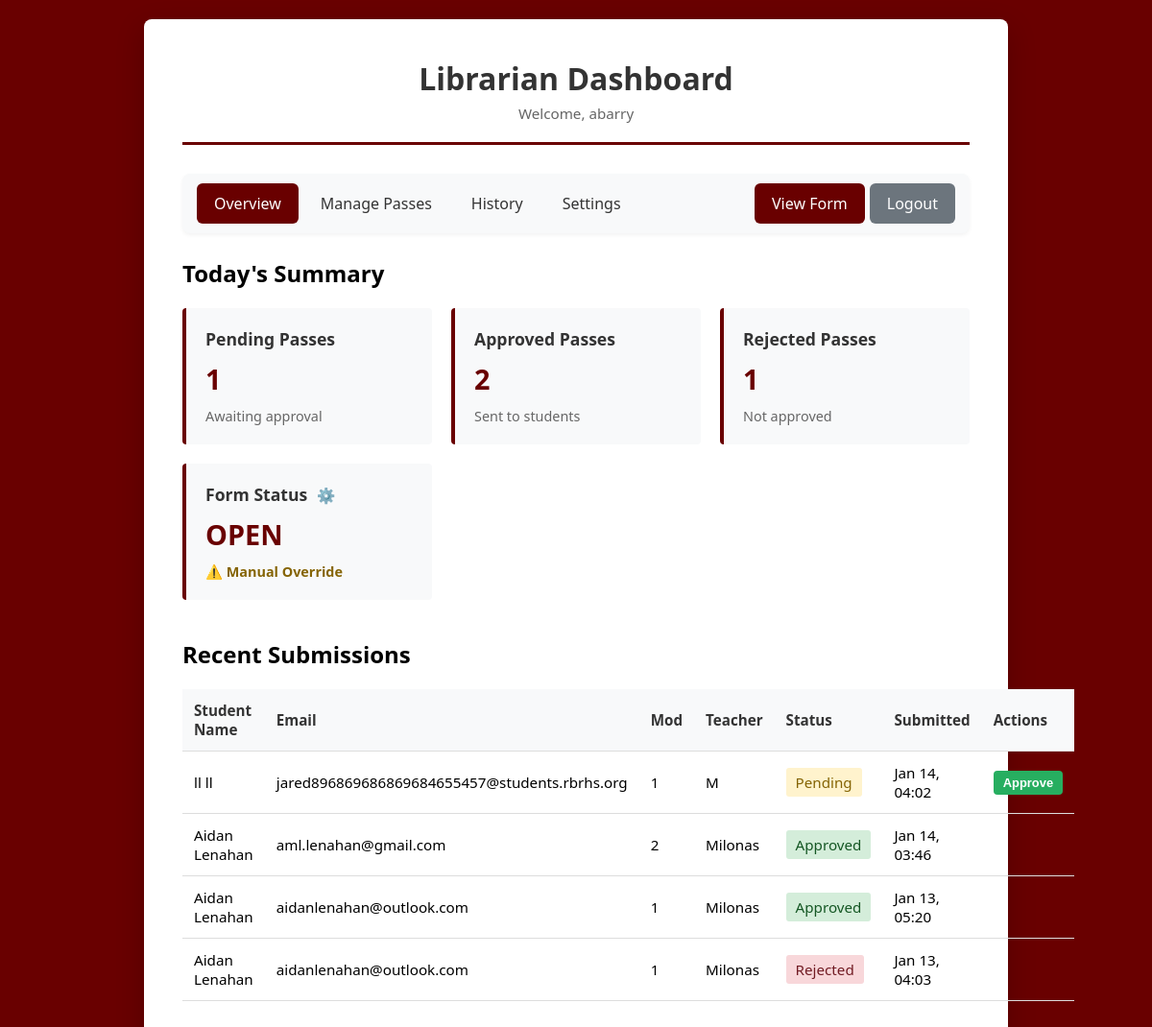
Screenshot of /dashboard.php (signed in) with the database file from the repository.
### tables this page shows
CREATE TABLE IF NOT EXISTS `passes_current` (
  `id` int NOT NULL AUTO_INCREMENT,
  `first_name` varchar(50) NOT NULL,
  `last_name` varchar(50) NOT NULL,
  `email` varchar(100) NOT NULL,
  `teacher_name` varchar(100) NOT NULL,
  `mod` int NOT NULL,
  `activities` text NOT NULL,
  `agreement_checked` tinyint(1) DEFAULT '0',
  `status` enum('pending','approved','rejected') DEFAULT 'pending',
  `pass_code` varchar(20) DEFAULT NULL,
  `sent_at` timestamp NULL DEFAULT NULL,
  `created_at` timestamp NULL DEFAULT CURRENT_TIMESTAMP,
  `updated_at` timestamp NULL DEFAULT CURRENT_TIMESTAMP ON UPDATE CURRENT_TIMESTAMP,
  PRIMARY KEY (`id`),
  UNIQUE KEY `pass_code` (`pass_code`)
);

### includes/functions.php (called while the page is built, shortened)
<?php
function isFormOpen($pdo) {
    $devStmt = $pdo->query("SELECT bypass_time_restrictions FROM dev_settings LIMIT 1");
    $devSettings = $devStmt->fetch();
    $stmt = $pdo->query("SELECT form_auto_open, form_open_time, form_close_time, form_status_override, form_status_manual, disable_weekends FROM settings LIMIT 1");
    $settings = $stmt->fetch();
    if ($settings['form_status_override']) {
        return $settings['form_status_manual'] === 'open';
    }
    $currentTime = date('H:i:s');
    $openTime = $settings['form_open_time'];
    $closeTime = $settings['form_close_time'];
    return $currentTime >= $openTime && $currentTime < $closeTime;
}
function getSettings($pdo) {
    $stmt = $pdo->query("SELECT * FROM settings LIMIT 1");
    return $stmt->fetch();
}
?>

### dashboard.php (the view, shortened to what this page needs)
<?php
require_once 'includes/config.php';
require_once 'includes/functions.php';
$librarian = $_SESSION['librarian_username'];
$action = $_GET['action'] ?? 'overview';
$settings = getSettings($pdo);
if (!$settings['auto_approval']) {
    try {
        $pdo->exec("
            UPDATE passes_current
            SET status = 'rejected'
            WHERE status = 'pending'
            AND DATE(created_at) < CURDATE()
        ");
    } catch (Exception $e) {
        error_log("Error auto-rejecting old pending passes: " . $e->getMessage());
    }
}
$currentPassesStmt = $pdo->query("
    SELECT * FROM passes_current
    ORDER BY created_at DESC
    LIMIT 100
");
$currentPasses = $currentPassesStmt->fetchAll();
$countStmt = $pdo->query("
    SELECT
        status,
        COUNT(*) as count
    FROM passes_current
    GROUP BY status
");
$statusCounts = [];
while ($row = $countStmt->fetch()) {
    $statusCounts[$row['status']] = $row['count'];
}
?>
<!DOCTYPE html>
<html lang="en">
<head>
    <link rel="stylesheet" href="css/style.css">
</head>
<body>
    <div class="container">
        <div class="header">
            <h1>Librarian Dashboard</h1>
            <p>Welcome, <?php echo htmlspecialchars($librarian); ?></p>
        </div>
        <nav style="background: #f8f9fa; border-radius: 8px; padding: 10px 15px; margin-bottom: 25px; display: flex; align-items: center; gap: 5px; box-shadow: 0 2px 4px rgba(0,0,0,0.05);">
            <a href="?action=overview" style="padding: 10px 18px; text-decoration: none; color: #333; border-radius: 6px; transition: all 0.2s; <?php echo ($action === 'overview' || empty($action)) ? 'background: #690000; color: white; font-weight: 500;' : 'background: transparent;'; ?>" onmouseover="if(this.style.background !== 'rgb(105, 0, 0)') this.style.background='#e9ecef'" onmouseout="if(this.style.background !== 'rgb(105, 0, 0)') this.style.background='transparent'">Overview</a>
            <a href="?action=passes" style="padding: 10px 18px; text-decoration: none; color: #333; border-radius: 6px; transition: all 0.2s; <?php echo $action === 'passes' ? 'background: #690000; color: white; font-weight: 500;' : 'background: transparent;'; ?>" onmouseover="if(this.style.background !== 'rgb(105, 0, 0)') this.style.background='#e9ecef'" onmouseout="if(this.style.background !== 'rgb(105, 0, 0)') this.style.background='transparent'">Manage Passes</a>
            <a href="?action=history" style="padding: 10px 18px; text-decoration: none; color: #333; border-radius: 6px; transition: all 0.2s; <?php echo $action === 'history' ? 'background: #690000; color: white; font-weight: 500;' : 'background: transparent;'; ?>" onmouseover="if(this.style.background !== 'rgb(105, 0, 0)') this.style.background='#e9ecef'" onmouseout="if(this.style.background !== 'rgb(105, 0, 0)') this.style.background='transparent'">History</a>
            <a href="?action=settings" style="padding: 10px 18px; text-decoration: none; color: #333; border-radius: 6px; transition: all 0.2s; <?php echo $action === 'settings' ? 'background: #690000; color: white; font-weight: 500;' : 'background: transparent;'; ?>" onmouseover="if(this.style.background !== 'rgb(105, 0, 0)') this.style.background='#e9ecef'" onmouseout="if(this.style.background !== 'rgb(105, 0, 0)') this.style.background='transparent'">Settings</a>
            <a href="form.php" style="padding: 10px 18px; text-decoration: none; background: #690000; color: white; border-radius: 6px; transition: all 0.2s;" target="_blank" onmouseover="this.style.background='#5e0000ff'" onmouseout="this.style.background='#690000'">View Form</a>
            <a href="logout.php" style="padding: 10px 18px; text-decoration: none; background: #6c757d; color: white; border-radius: 6px; transition: all 0.2s;" onmouseover="this.style.background='#5a6268'" onmouseout="this.style.background='#6c757d'">Logout</a>
        </nav>
        <?php if ($action === 'overview' || empty($action)): ?>
            <h2 style="margin-bottom: 20px;">Today's Summary</h2>
            <div class="dashboard-grid">
                <div class="card">
                    <h3>Pending Passes</h3>
                    <div class="card-value"><?php echo $statusCounts['pending'] ?? 0; ?></div>
                    <p>Awaiting approval</p>
                </div>
                <div class="card">
                    <h3>Approved Passes</h3>
                    <div class="card-value"><?php echo $statusCounts['approved'] ?? 0; ?></div>
                    <p>Sent to students</p>
                </div>
                <div class="card">
                    <h3>Rejected Passes</h3>
                    <div class="card-value"><?php echo $statusCounts['rejected'] ?? 0; ?></div>
                    <p>Not approved</p>
                </div>
                <div class="card" style="position: relative;">
                    <h3>Form Status
                        <button onclick="document.getElementById('statusOverrideModal').style.display='block'"
                                style="border: none; background: none; cursor: pointer; font-size: 0.9em; color: #666; padding: 0 5px;"
                                title="Override Settings">⚙️</button>
                    </h3>
                    <div class="card-value"><?php echo isFormOpen($pdo) ? 'OPEN' : 'CLOSED'; ?></div>
                    <p>
                        <?php if ($settings['form_status_override']): ?>
                            <span style="color: #856404; font-weight: bold;">⚠️ Manual Override</span>
                        <?php else: ?>
                            <?php echo $settings['form_open_time'] . ' - ' . $settings['form_close_time']; ?>
                        <?php endif; ?>
                    </p>
                </div>
            </div>
            <h2 style="margin-top: 40px; margin-bottom: 20px;">Recent Submissions</h2>
            <table>
                <thead>
                    <tr>
                        <th>Student Name</th>
                        <th>Email</th>
                        <th>Mod</th>
                        <th>Teacher</th>
                        <th>Status</th>
                        <th>Submitted</th>
                        <th>Actions</th>
                    </tr>
                </thead>
                <tbody>
                    <?php
                    $recentLimit = $settings['recent_entries_limit'] ?? 10;
                    foreach (array_slice($currentPasses, 0, $recentLimit) as $pass):
                    ?>
                        <tr>
                            <td><?php echo htmlspecialchars($pass['first_name'] . ' ' . $pass['last_name']); ?></td>
                            <td><?php echo htmlspecialchars($pass['email']); ?></td>
                            <td><?php echo $pass['mod']; ?></td>
                            <td><?php echo htmlspecialchars($pass['teacher_name']); ?></td>
                            <td>
                                <span style="padding: 5px 10px; border-radius: 3px;
                                    <?php
                                    if ($pass['status'] === 'approved') echo 'background: #d4edda; color: #155724;';
                                    elseif ($pass['status'] === 'pending') echo 'background: #fff3cd; color: #856404;';
                                    else echo 'background: #f8d7da; color: #721c24;';
                                    ?>
                                ">
                                    <?php echo ucfirst($pass['status']); ?>
                                </span>
                            </td>
                            <td><?php echo date('M d, H:i', strtotime($pass['created_at'])); ?></td>
                            <td>
                                <?php if ($pass['status'] === 'pending'): ?>
                                    <form method="POST" action="" style="display: inline;">
                                        <button type="submit" class="btn btn-success" style="padding: 5px 10px; font-size: 0.85em;">Approve</button>
                                    </form>
                                <?php endif; ?>
                            </td>
                        </tr>
                    <?php endforeach; ?>
                </tbody>
            </table>
        <?php endif; ?>
    </div>
</body>
</html>

### css/style.css (style rules this page uses)
* { margin: 0; padding: 0; box-sizing: border-box; }
body { font-family: 'Segoe UI', Tahoma, Geneva, Verdana, sans-serif; background: #690000; min-height: 100vh; padding: 20px; }
.container { max-width: 900px; margin: 0 auto; background: white; border-radius: 8px; box-shadow: 0 10px 30px rgba(0, 0, 0, 0.2); padding: 40px; }
.header { text-align: center; margin-bottom: 30px; border-bottom: 3px solid #690000; padding-bottom: 20px; }
.header h1 { color: #333; font-size: 2em; margin-bottom: 5px; }
.header p { color: #666; font-size: 0.95em; }
.btn { padding: 12px 30px; border: none; border-radius: 4px; font-size: 1em; cursor: pointer; transition: all 0.3s; font-weight: 600; }
.btn-success { background: #27ae60; color: white; }
table { width: 100%; border-collapse: collapse; margin-top: 20px; font-size: 0.95em; }
th, td { padding: 12px; text-align: left; border-bottom: 1px solid #ddd; }
th { background: #f8f9fa; font-weight: 600; color: #333; }
.dashboard-grid { display: grid; grid-template-columns: repeat(auto-fit, minmax(250px, 1fr)); gap: 20px; margin-bottom: 40px; }
.card { background: #f8f9fa; border-left: 4px solid #690000; padding: 20px; border-radius: 4px; }
.card h3 { color: #333; margin-bottom: 10px; font-size: 1.1em; }
.card p { color: #666; font-size: 0.9em; }
.card-value { font-size: 1.8em; font-weight: bold; color: #690000; margin: 10px 0; }

### rows the page displays
passes_current: first_name+last_name "ll ll", email "jared896869686869684655457@students.rbrhs.org", mod "1", teacher_name "M", status "Pending", created_at "Jan 14, 04:02"
passes_current: first_name+last_name "Aidan Lenahan", email "aml.lenahan@gmail.com", mod "2", teacher_name "Milonas", status "Approved", created_at "Jan 14, 03:46"
passes_current: first_name+last_name "Aidan Lenahan", email "aidanlenahan@outlook.com", mod "1", teacher_name "Milonas", status "Approved", created_at "Jan 13, 05:20"
passes_current: first_name+last_name "Aidan Lenahan", email "aidanlenahan@outlook.com", mod "1", teacher_name "Milonas", status "Rejected", created_at "Jan 13, 04:03"

### other values shown
$librarian "abarry"
$statusCounts['pending'] "1"
$statusCounts['approved'] "2"
$statusCounts['rejected'] "1"
